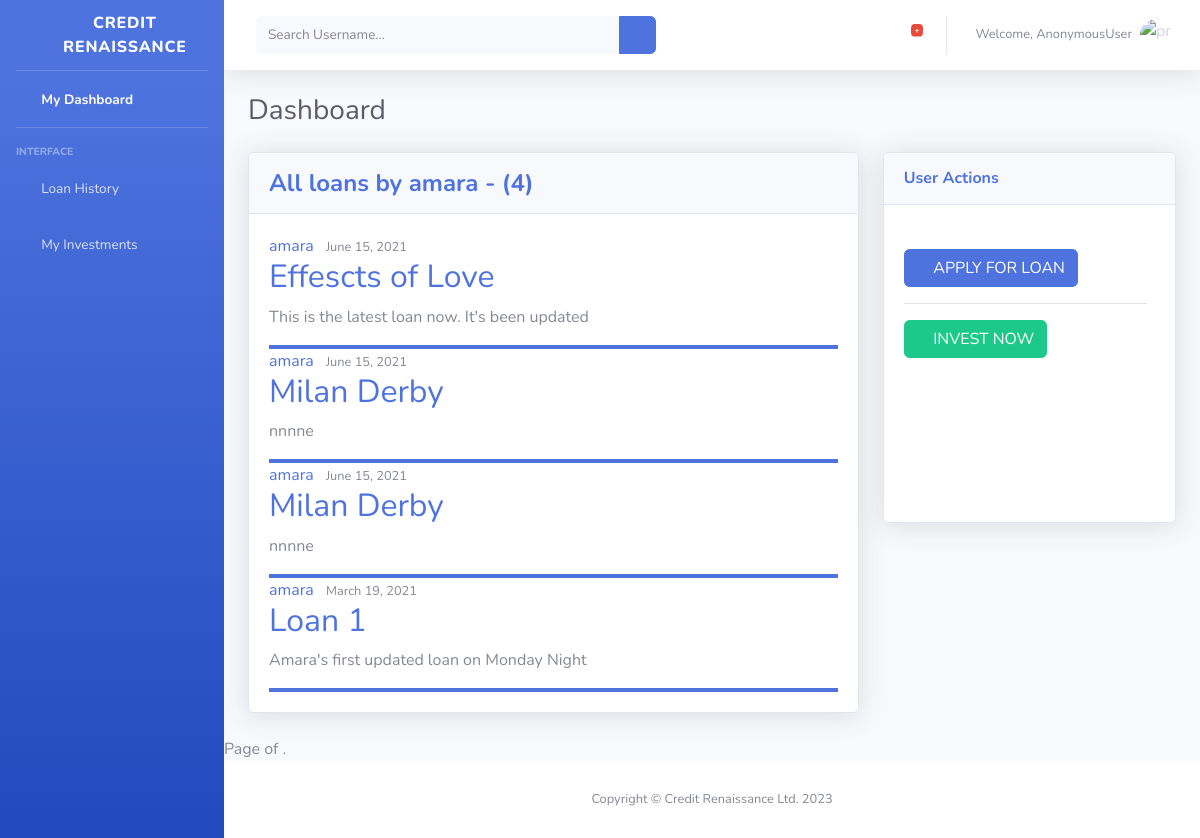
The page /user/amara on the database its author committed.
### loan/models.py (models this page shows, shortened)
class Loan(models.Model):
	LOAN_STATUS = (
		('Complete', 'Complete'),
		('Incomplete', 'Incomplete'),
		)
	LOAN_REQUEST = (
			('Unapproved','Unapproved'),
			('Pending','Pending'),
			('Approved','Approved')
		)
	title = models.CharField(max_length=30, null='blank')
	slug = models.SlugField(max_length=200, default='title')
	start_date = models.DateTimeField(auto_now_add=True)
	end_date = models.DateTimeField(auto_now=True)
	principal = models.IntegerField(null='blank', default=100000)
	balance = models.FloatField(null='blank', default=100000)
	interest_rate = models.FloatField(default=0.1)
	tot_principal = models.CharField(max_length=30, null='blank')
	tot_interest = models.FloatField(max_length=30, null='blank', default=0.0)
	loan_duration = models.IntegerField( default=6)
	payment_status = models.CharField(max_length=30, choices=LOAN_STATUS, default='Incomplete')
	loan_request = models.CharField(max_length=30, choices=LOAN_REQUEST, default='Pending')
	group = models.ForeignKey(Group, null='blank', blank=True, on_delete=models.CASCADE, default=2,
							 related_name='batches')
	owner = models.ForeignKey(User, null='blank', on_delete=models.CASCADE,related_name='borrowers')
	description = models.TextField()
	frequency = models.IntegerField(null='blank', default=6)
	class Meta:
		ordering = ('-start_date',)
		index_together = (('id', 'slug'),)

### loan/views.py (the view)
# urls.py: path('user/<str:username>', UserLoanListView.as_view(), name='user-loans'),
class UserLoanListView(ListView):
	model = Loan
	template_name = 'loan/user_loans.html'
	context_object_name = 'my_loans'
	ordering = ['-start_date']
	paginate_by = 5
	def get_queryset(self):
		user = get_object_or_404(User, username=self.kwargs.get('username'))
		return Loan.objects.filter(owner=user).order_by('-start_date')

### loan/templates/loan/user_loans.html (shortened to what this page needs)
{% extends 'loan/user_base.html' %}
{% block content %}
        <div id="content-wrapper" class="d-flex flex-column">
            <div id="content">
                {% include 'loan/nav.html' %}
                <div class="container-fluid">
                    <div class="d-sm-flex align-items-center justify-content-between mb-4">
                        <h1 class="h3 mb-0 text-gray-800">Dashboard</h1>
                    </div>
                    <div class="row">
                        <div class="col-xl-8 col-lg-7">
                            <div class="card shadow mb-4">
                                <div
                                    class="card-header py-3 d-flex flex-row align-items-center justify-content-between">
                                    <h4 class="m-0 font-weight-bold text-primary">All loans by {{ view.kwargs.username }} - ({{ page_obj.paginator.count }})</h4>
                                    <div class="dropdown no-arrow">
                                        <a class="dropdown-toggle" href="#" role="button" id="dropdownMenuLink"
                                            data-toggle="dropdown" aria-haspopup="true" aria-expanded="false">
                                            <i class="fas fa-ellipsis-v fa-sm fa-fw text-gray-400"></i>
                                        </a>
                                    </div>
                                </div>
                                <div class="card-body">
                                    {% for loan in my_loans %}
                                         <article class="media content-section border-bottom-primary">
                                            <div class="media-body">
                                                <div class="article-metadata">
                                                    <a class="mr-2" href="{% url 'user-loans' loan.owner.username %}">{{ loan.owner }}</a>
                                                    <small class="text-muted">{{ loan.start_date|date:'F d, Y' }}</small>
                                                </div>
                                                <h2><a class="article-title" href="{% url 'loan-detail' loan.id %}">{{ loan.title }}</a></h2>
                                                <p class="article-content">{{ loan.description }}</p>
                                            </div>
                                        </article>
                                    {% endfor %}
                                </div>
                            </div>
                        </div>
                         <div class="col-xl-4 col-lg-5">
                            <div class="card shadow mb-4">
                                <div
                                    class="card-header py-3 d-flex flex-row align-items-center justify-content-between">
                                    <h6 class="m-0 font-weight-bold text-primary">User Actions</h6>
                                    <div class="dropdown no-arrow">
                                        <a class="dropdown-toggle" href="#" role="button" id="dropdownMenuLink"
                                            data-toggle="dropdown" aria-haspopup="true" aria-expanded="false">
                                            <i class="fas fa-ellipsis-v fa-sm fa-fw text-gray-400"></i>
                                        </a>
                                    </div>
                                </div>
                                <div class="card-body">
                                    <div class="chart-pie pt-4 pb-2">
                                        <h6 class="mr-2">
                                        <p>
                                            <a href="{% url 'loan-create' %}" class="btn btn-primary">
                                                <span class="icon text-white-50">
                                                    <i class="fas fa-flag"></i>
                                                </span>
                                                <span class="text">APPLY FOR LOAN</span>
                                            </a>
                                        </p>
                                        <hr>
                                        <p>
                                            <a href="#" class="btn btn-success">
                                                <span class="icon text-white-50">
                                                    <i class="fas fa-flag"></i>
                                                </span>
                                                <span class="text">INVEST NOW</span>
                                            </a>
                                        </p>
                                        </h6>
                                    </div>
                                </div>
                            </div>
                        </div>
                    </div>
                </div>
                {% include "loan/pagination.html" with page='my_loans' %}
            </div>
            {% include 'loan/footer.html' %}
        </div>
    </div>
{% endblock content %}

### rows shown on the page
Loan: owner "amara", start_date "June 15, 2021", title "Effescts of Love", description "This is the latest loan now. It's been updated"
Loan: owner "amara", start_date "June 15, 2021", title "Milan Derby", description "nnnne"
Loan: owner "amara", start_date "June 15, 2021", title "Milan Derby", description "nnnne"
Loan: owner "amara", start_date "March 19, 2021", title "Loan 1", description "Amara's first updated loan on Monday Night"

### other values the page prints
{{ user }} "AnonymousUser"
{{ view.kwargs.username }} "amara"
{{ page_obj.paginator.count }} "4"
